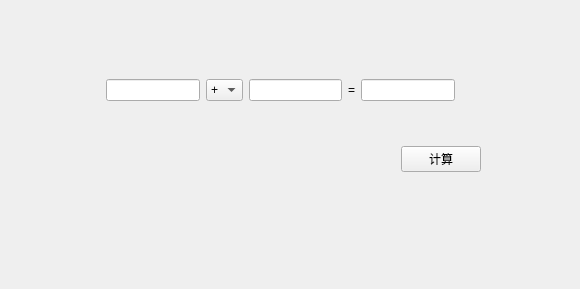
<?xml version="1.0" encoding="UTF-8"?>
<ui version="4.0">
 <class>Widget</class>
 <widget class="QWidget" name="Widget">
  <property name="geometry">
   <rect>
    <x>0</x>
    <y>0</y>
    <width>580</width>
    <height>289</height>
   </rect>
  </property>
  <property name="windowTitle">
   <string>Widget</string>
  </property>
  <widget class="QWidget" name="verticalLayoutWidget">
   <property name="geometry">
    <rect>
     <x>80</x>
     <y>40</y>
     <width>401</width>
     <height>171</height>
    </rect>
   </property>
   <layout class="QVBoxLayout" name="verticalLayout">
    <item>
     <layout class="QHBoxLayout" name="horizontalLayout">
      <item>
       <spacer name="horizontalSpacer">
        <property name="orientation">
         <enum>Qt::Horizontal</enum>
        </property>
        <property name="sizeHint" stdset="0">
         <size>
          <width>40</width>
          <height>20</height>
         </size>
        </property>
       </spacer>
      </item>
      <item>
       <widget class="QLineEdit" name="line_edit_number1"/>
      </item>
      <item>
       <widget class="QComboBox" name="combo_box_operator">
        <item>
         <property name="text">
          <string>+</string>
         </property>
        </item>
        <item>
         <property name="text">
          <string>-</string>
         </property>
        </item>
        <item>
         <property name="text">
          <string>*</string>
         </property>
        </item>
        <item>
         <property name="text">
          <string>/</string>
         </property>
        </item>
       </widget>
      </item>
      <item>
       <widget class="QLineEdit" name="line_edit_number2"/>
      </item>
      <item>
       <widget class="QLabel" name="label_equal">
        <property name="text">
         <string>=</string>
        </property>
       </widget>
      </item>
      <item>
       <widget class="QLineEdit" name="line_edit_result">
        <property name="readOnly">
         <bool>true</bool>
        </property>
       </widget>
      </item>
      <item>
       <spacer name="horizontalSpacer_2">
        <property name="orientation">
         <enum>Qt::Horizontal</enum>
        </property>
        <property name="sizeHint" stdset="0">
         <size>
          <width>40</width>
          <height>20</height>
         </size>
        </property>
       </spacer>
      </item>
     </layout>
    </item>
    <item>
     <layout class="QHBoxLayout" name="horizontalLayout_2">
      <item>
       <spacer name="horizontalSpacer_3">
        <property name="orientation">
         <enum>Qt::Horizontal</enum>
        </property>
        <property name="sizeHint" stdset="0">
         <size>
          <width>40</width>
          <height>20</height>
         </size>
        </property>
       </spacer>
      </item>
      <item>
       <widget class="QPushButton" name="push_button_calculate">
        <property name="text">
         <string>计算</string>
        </property>
       </widget>
      </item>
     </layout>
    </item>
   </layout>
  </widget>
 </widget>
 <resources/>
 <connections/>
</ui>
